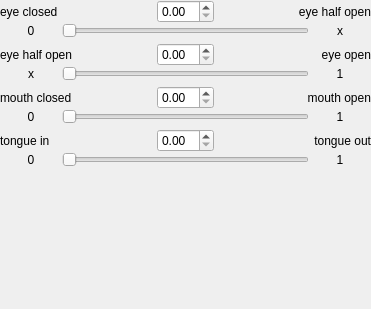
                   <widget class="QWidget" name="scrollAreaWidgetContents_2">
                    <property name="geometry">
                     <rect>
                      <x>0</x>
                      <y>0</y>
                      <width>371</width>
                      <height>309</height>
                     </rect>
                    </property>
                    <layout class="QVBoxLayout" name="verticalLayout_11" stretch="0,0,0,0,0,0,0,0,0,0,0,0">
                     <property name="spacing">
                      <number>0</number>
                     </property>
                     <property name="leftMargin">
                      <number>0</number>
                     </property>
                     <property name="topMargin">
                      <number>0</number>
                     </property>
                     <property name="rightMargin">
                      <number>0</number>
                     </property>
                     <property name="bottomMargin">
                      <number>0</number>
                     </property>
                     <item>
                      <layout class="QHBoxLayout" name="horizontalLayout_12" stretch="1,1,1">
                       <item>
                        <widget class="QLabel" name="label_10">
                         <property name="text">
                          <string>eye closed</string>
                         </property>
                         <property name="alignment">
                          <set>Qt::AlignLeading|Qt::AlignLeft|Qt::AlignVCenter</set>
                         </property>
                        </widget>
                       </item>
                       <item>
                        <widget class="QDoubleSpinBox" name="doubleSpinBox">
                         <property name="sizePolicy">
                          <sizepolicy hsizetype="Fixed" vsizetype="Fixed">
                           <horstretch>0</horstretch>
                           <verstretch>0</verstretch>
                          </sizepolicy>
                         </property>
                        </widget>
                       </item>
                       <item>
                        <widget class="QLabel" name="eyeHalfOpenControlLabel">
                         <property name="text">
                          <string>eye half open</string>
                         </property>
                         <property name="alignment">
                          <set>Qt::AlignRight|Qt::AlignTrailing|Qt::AlignVCenter</set>
                         </property>
                        </widget>
                       </item>
                      </layout>
                     </item>
                     <item>
                      <layout class="QHBoxLayout" name="horizontalLayout_16" stretch="2,8,2">
                       <property name="topMargin">
                        <number>0</number>
                       </property>
                       <item>
                        <widget class="QLabel" name="eyeHalfOpenMinLabel">
                         <property name="text">
                          <string>0</string>
                         </property>
                         <property name="alignment">
                          <set>Qt::AlignCenter</set>
                         </property>
                        </widget>
                       </item>
                       <item>
                        <widget class="QSlider" name="horizontalSlider">
                         <property name="orientation">
                          <enum>Qt::Horizontal</enum>
                         </property>
                        </widget>
                       </item>
                       <item>
                        <widget class="QLabel" name="eyeHalfOpenMaxLabel">
                         <property name="text">
                          <string>x</string>
                         </property>
                         <property name="alignment">
                          <set>Qt::AlignCenter</set>
                         </property>
                        </widget>
                       </item>
                      </layout>
                     </item>
                     <item>
                      <spacer name="verticalSpacer_3">
                       <property name="orientation">
                        <enum>Qt::Vertical</enum>
                       </property>
                       <property name="sizeType">
                        <enum>QSizePolicy::Fixed</enum>
                       </property>
                       <property name="sizeHint" stdset="0">
                        <size>
                         <width>20</width>
                         <height>5</height>
                        </size>
                       </property>
                      </spacer>
                     </item>
                     <item>
                      <layout class="QHBoxLayout" name="horizontalLayout_13" stretch="1,1,1">
                       <property name="topMargin">
                        <number>0</number>
                       </property>
                       <item>
                        <widget class="QLabel" name="label_4">
                         <property name="text">
                          <string>eye half open</string>
                         </property>
                         <property name="alignment">
                          <set>Qt::AlignLeading|Qt::AlignLeft|Qt::AlignVCenter</set>
                         </property>
                        </widget>
                       </item>
                       <item>
                        <widget class="QDoubleSpinBox" name="doubleSpinBox_2">
                         <property name="sizePolicy">
                          <sizepolicy hsizetype="Fixed" vsizetype="Fixed">
                           <horstretch>0</horstretch>
                           <verstretch>0</verstretch>
                          </sizepolicy>
                         </property>
                        </widget>
                       </item>
                       <item>
                        <widget class="QLabel" name="eyeOpenControlLabel">
                         <property name="text">
                          <string>eye open</string>
                         </property>
                         <property name="alignment">
                          <set>Qt::AlignRight|Qt::AlignTrailing|Qt::AlignVCenter</set>
                         </property>
                        </widget>
                       </item>
                      </layout>
                     </item>
                     <item>
                      <layout class="QHBoxLayout" name="horizontalLayout_17" stretch="2,8,2">
                       <property name="topMargin">
                        <number>0</number>
                       </property>
                       <item>
                        <widget class="QLabel" name="eyeOpenMinLabel">
                         <property name="text">
                          <string>x</string>
                         </property>
                         <property name="alignment">
                          <set>Qt::AlignCenter</set>
                         </property>
                        </widget>
                       </item>
                       <item>
                        <widget class="QSlider" name="horizontalSlider_2">
                         <property name="orientation">
                          <enum>Qt::Horizontal</enum>
                         </property>
                        </widget>
                       </item>
                       <item>
                        <widget class="QLabel" name="eyeOpenMaxLabel">
                         <property name="text">
                          <string>1</string>
                         </property>
                         <property name="alignment">
                          <set>Qt::AlignCenter</set>
                         </property>
                        </widget>
                       </item>
                      </layout>
                     </item>
                     <item>
                      <spacer name="verticalSpacer_4">
                       <property name="orientation">
                        <enum>Qt::Vertical</enum>
                       </property>
                       <property name="sizeType">
                        <enum>QSizePolicy::Fixed</enum>
                       </property>
                       <property name="sizeHint" stdset="0">
                        <size>
                         <width>20</width>
                         <height>5</height>
                        </size>
                       </property>
                      </spacer>
                     </item>
                     <item>
                      <layout class="QHBoxLayout" name="horizontalLayout_14" stretch="2,8,2">
                       <item>
                        <widget class="QLabel" name="label_6">
                         <property name="text">
                          <string>mouth closed</string>
                         </property>
                         <property name="alignment">
                          <set>Qt::AlignLeading|Qt::AlignLeft|Qt::AlignVCenter</set>
                         </property>
                        </widget>
                       </item>
                       <item>
                        <widget class="QDoubleSpinBox" name="doubleSpinBox_3">
                         <property name="sizePolicy">
                          <sizepolicy hsizetype="Fixed" vsizetype="Fixed">
                           <horstretch>0</horstretch>
                           <verstretch>0</verstretch>
                          </sizepolicy>
                         </property>
                        </widget>
                       </item>
                       <item>
                        <widget class="QLabel" name="mouthOpenControlLabel">
                         <property name="text">
                          <string>mouth open</string>
                         </property>
                         <property name="alignment">
                          <set>Qt::AlignRight|Qt::AlignTrailing|Qt::AlignVCenter</set>
                         </property>
                        </widget>
                       </item>
                      </layout>
                     </item>
                     <item>
                      <layout class="QHBoxLayout" name="horizontalLayout_11" stretch="2,8,2">
                       <property name="topMargin">
                        <number>0</number>
                       </property>
                       <item>
                        <widget class="QLabel" name="label_2">
                         <property name="text">
                          <string>0</string>
                         </property>
                         <property name="alignment">
                          <set>Qt::AlignCenter</set>
                         </property>
                        </widget>
                       </item>
                       <item>
                        <widget class="QSlider" name="horizontalSlider_3">
                         <property name="orientation">
                          <enum>Qt::Horizontal</enum>
                         </property>
                        </widget>
                       </item>
                       <item>
                        <widget class="QLabel" name="label_3">
                         <property name="text">
                          <string>1</string>
                         </property>
                         <property name="alignment">
                          <set>Qt::AlignCenter</set>
                         </property>
                        </widget>
                       </item>
                      </layout>
                     </item>
                     <item>
                      <spacer name="verticalSpacer_5">
                       <property name="orientation">
                        <enum>Qt::Vertical</enum>
                       </property>
                       <property name="sizeType">
                        <enum>QSizePolicy::Fixed</enum>
                       </property>
                       <property name="sizeHint" stdset="0">
                        <size>
                         <width>20</width>
                         <height>5</height>
                        </size>
                       </property>
                      </spacer>
                     </item>
                     <item>
                      <layout class="QHBoxLayout" name="horizontalLayout_15" stretch="1,1,1">
                       <item>
                        <widget class="QLabel" name="label">
                         <property name="text">
                          <string>tongue in</string>
                         </property>
                        </widget>
                       </item>
                       <item>
                        <widget class="QDoubleSpinBox" name="doubleSpinBox_4">
                         <property name="sizePolicy">
                          <sizepolicy hsizetype="Fixed" vsizetype="Fixed">
                           <horstretch>0</horstretch>
                           <verstretch>0</verstretch>
                          </sizepolicy>
                         </property>
                        </widget>
                       </item>
                       <item>
                        <widget class="QLabel" name="label_9">
                         <property name="text">
                          <string>tongue out</string>
                         </property>
                         <property name="alignment">
                          <set>Qt::AlignRight|Qt::AlignTrailing|Qt::AlignVCenter</set>
                         </property>
                        </widget>
                       </item>
                      </layout>
                     </item>
                     <item>
                      <layout class="QHBoxLayout" name="horizontalLayout_19" stretch="2,8,2">
                       <property name="topMargin">
                        <number>0</number>
                       </property>
                       <item>
                        <widget class="QLabel" name="label_7">
                         <property name="text">
                          <string>0</string>
                         </property>
                         <property name="alignment">
                          <set>Qt::AlignCenter</set>
                         </property>
                        </widget>
                       </item>
                       <item>
                        <widget class="QSlider" name="horizontalSlider_4">
                         <property name="orientation">
                          <enum>Qt::Horizontal</enum>
                         </property>
                        </widget>
                       </item>
                       <item>
                        <widget class="QLabel" name="label_8">
                         <property name="text">
                          <string>1</string>
                         </property>
                         <property name="alignment">
                          <set>Qt::AlignCenter</set>
                         </property>
                        </widget>
                       </item>
                      </layout>
                     </item>
                     <item>
                      <spacer name="verticalSpacer_2">
                       <property name="orientation">
                        <enum>Qt::Vertical</enum>
                       </property>
                       <property name="sizeType">
                        <enum>QSizePolicy::MinimumExpanding</enum>
                       </property>
                       <property name="sizeHint" stdset="0">
                        <size>
                         <width>20</width>
                         <height>5</height>
                        </size>
                       </property>
                      </spacer>
                     </item>
                    </layout>
                   </widget>
